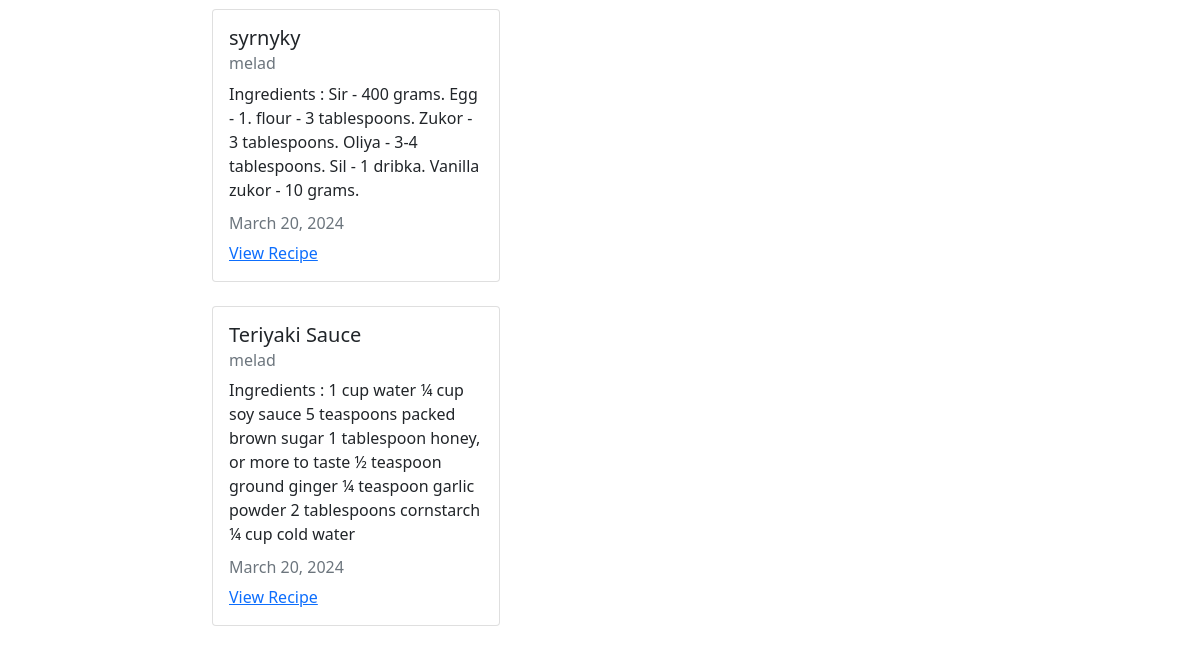
/ (lower part), run on an earlier commit of the app's database.
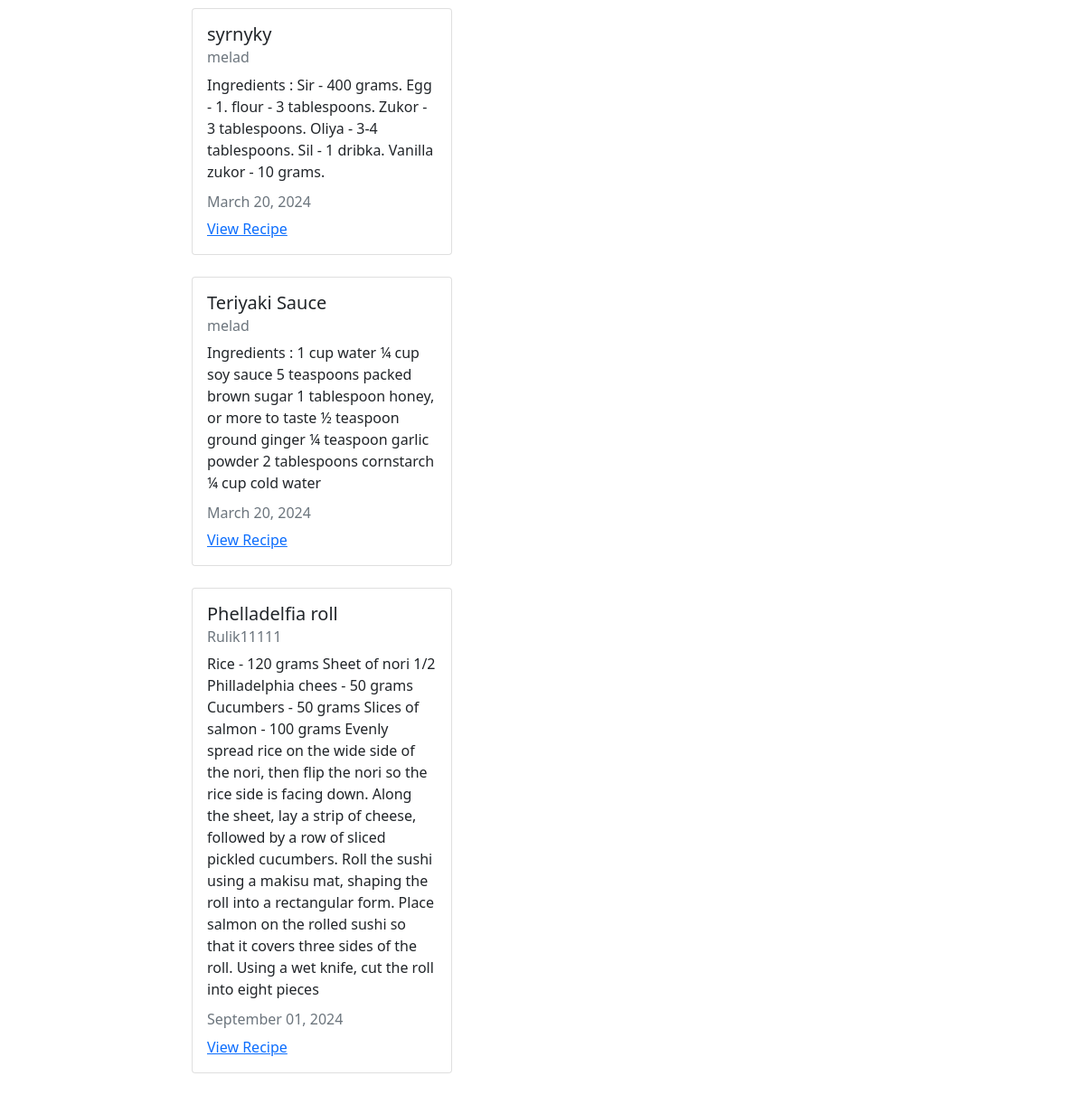
And on a later commit of the database.
### recipes/models.py (models this page shows, shortened)
class Recipe(models.Model):
    title = models.CharField(max_length=100)
    description = models.TextField()
    author = models.ForeignKey(User, on_delete=models.CASCADE)
    created_at = models.DateTimeField(auto_now_add=True)
    updated_at = models.DateTimeField(auto_now=True)

### recipes/views.py (the view)
# urls.py: path('', views.RecipeListView.as_view(), name='recipes-home'),
class RecipeListView(ListView):
    model = models.Recipe
    template_name = 'recipes/home.html'
    context_object_name = 'recipes'

### recipes/templates/recipes/home.html (shortened to what this page needs)
{% extends 'recipes/base.html' %}
{% block content %}
{% for recipe in recipes %}
  <div class="card my-4" style="width: 18rem;">
    <div class="card-body">
      <h5 class="card-title">{{ recipe.title }}</h5>
      <h6 class="card-subtitle mb-2 text-muted">{{ recipe.author }}</h6>
      <p class="card-text">{{ recipe.description }}</p>
      <h6 class="card-subtitle mb-2 text-muted">
        {{ recipe.updated_at|date:"F d, Y" }}
      </h6>
      <a href="{% url 'recipes-detail' recipe.pk %}" class="card-link"> View Recipe </a>
    </div>
  </div>
{% endfor %}{% endblock content %}

What changed in the data, as far as the page shows it:
added Recipe: title "Phelladelfia roll", author "Rulik11111", description "Rice - 120 grams Sheet of nori 1/2 Philladelphia chees - 50 grams Cucumbers - 50 grams Slices of salmon - 100 grams Evenly spread rice on the wide side of the nori, then flip the nori so the rice side is facing down. Along the sheet, lay a strip of cheese, followed by a row of sliced pickled cucumbers. Roll the sushi using a makisu mat, shaping the roll into a rectangular form. Place salmon on the rolled sushi so that it covers three sides of the roll. Using a wet knife, cut the roll into eight pieces", updated_at "September 01, 2024"
